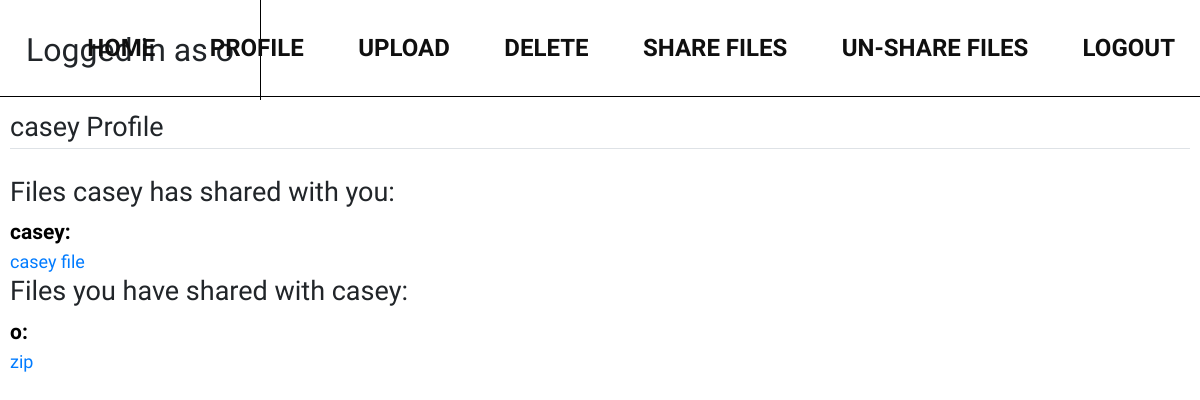
Before: /user/casey (signed in) with the older database file.
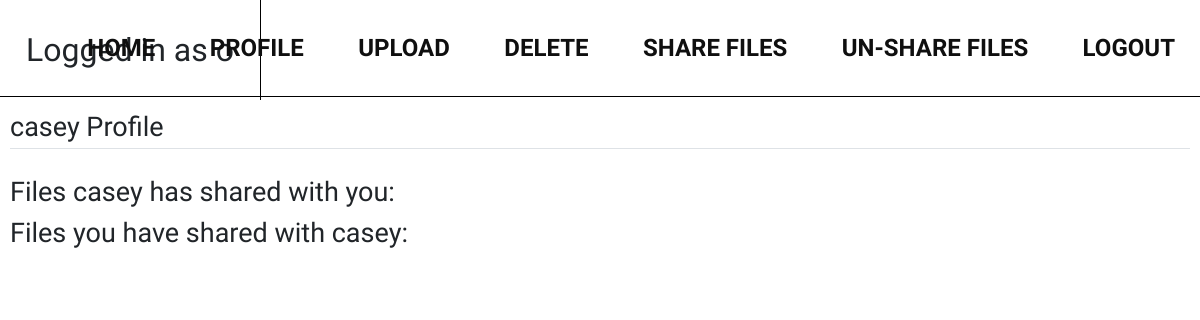
After: the same page with the newer database file.
### users/models.py (models this page shows, shortened)
class Document(models.Model):
	user = models.ForeignKey(User, on_delete=models.CASCADE)
	file = models.FileField(upload_to='files', blank=True)
	name = models.CharField(max_length=50, default='default')

### users/views.py (the view)
# urls.py: path('user/<username>', user_views.user_profile, name = 'user-profile'),
@login_required
def user_profile(request, username):
	user = User.objects.get(username=username)
	profile = Profile.objects.get(user=user)
	if user == request.user:
		return render(request, 'users/profile.html', {'profile': profile, 'media': settings.MEDIA_URL})
	else:
		return render(request, 'users/user_profile.html', {'profile': profile})

### users/models.py (called while the page is built)
	def __str__(self):
		return f'{self.user.username} Profile'

### users/templates/users/user_profile.html
{% extends "users/base.html" %}
{% block content %}
	<legend class="border-bottom mb-4">{{ profile }}</legend>
	<h4>
	Files {{ profile.user.username }} has shared with you:
	</h4>
		{% for p in profile.docs.all %}
			{% if p.user == profile.user %}
				<span class="user">
					{{p.user}}:
				</span>
				<div class="file-link">
					<a href="{{media}}{{ p.file }}">
						{{ p.name }}
					</a>
				</div>
			{% endif %}
		{% endfor %}
	<h4>Files you have shared with {{ profile.user.username }}:</h4>
		{% for p in profile.docs.all %}
			{% if p.user == user %}
				<span class="user">
					{{p.user}}:
				</span>
				<div class="file-link">
					<a href="{{media}}{{ p.file }}">
						{{ p.name }}
					</a>
				</div>
			{% endif %}
		{% endfor %}
{% endblock content %}

Changed rows visible on the page:
removed Document: user "casey", name "casey file", shown under "Files casey has shared with you:"
removed Document: user "o", name "zip", shown under "Files you have shared with casey:"
